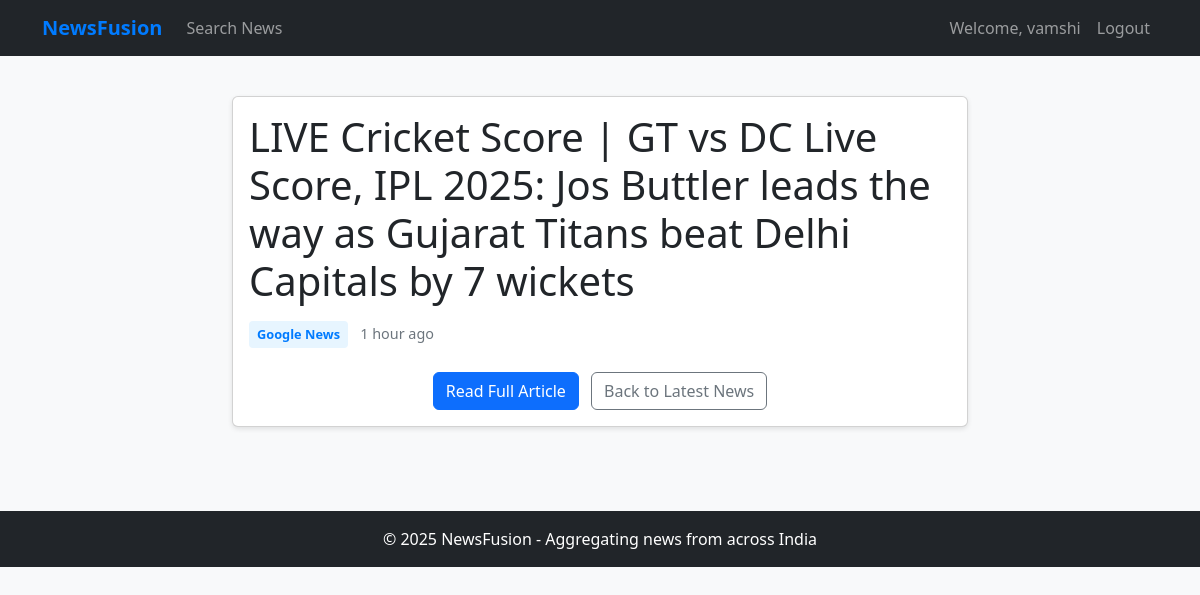
Screenshot of /article/2/ (signed in) with the database file from the repository.
### newsapp/models.py (models this page shows, shortened)
class Article(models.Model):
    title = models.CharField(max_length=255)
    summary = models.TextField(blank=True, null=True)
    url = models.URLField(max_length=500)
    source = models.CharField(max_length=100)  # Publisher name
    published_time = models.CharField(max_length=100, blank=True, null=True)
    keyword = models.CharField(max_length=100, blank=True, null=True)
    content_hash = models.CharField(max_length=64, unique=True)
    created_at = models.DateTimeField(auto_now_add=True)
    class Meta:
        ordering = ['-created_at']
        indexes = [
            models.Index(fields=['keyword']),
            models.Index(fields=['content_hash']),
        ]

### newsapp/views.py (the view)
# urls.py: path('article/<int:article_id>/', views.google_news_detail, name='article_detail'),
def google_news_detail(request, article_id):
    article = get_object_or_404(Article, id=article_id)
    keyword = request.GET.get('q', '')
    context = {
        'article': article,
        'keyword': keyword,
        'from_search': bool(keyword)
    }
    return render(request, 'newsapp/google_news_detail.html', context)

### templates/newsapp/google_news_detail.html (shortened to what this page needs)
{% extends "base.html" %}
{% block content %}
<div class="row justify-content-center">
    <div class="col-md-8">
        <div class="card">
            <div class="card-body">
                <h1 class="card-title mb-3">{{ article.title }}</h1>
                <div class="mb-4">
                    <span class="news-source">{{ article.source }}</span>
                    {% if article.published_time %}
                    <span class="news-date ms-2">{{ article.published_time }}</span>
                    {% endif %}
                </div>
                <div class="text-center mt-4">
                    <a href="{{ article.url }}" target="_blank" class="btn btn-primary">Read Full Article</a>
                    {% if from_search %}
                    <a href="{% url 'search' %}?q={{ keyword }}" class="btn btn-outline-secondary ms-2">Back to Search</a>
                    {% else %}
                    <a href="{% url 'index' %}" class="btn btn-outline-secondary ms-2">Back to Latest News</a>
                    {% endif %}
                </div>
            </div>
        </div>
    </div>
</div>
{% endblock %}

### templates/base.html (shortened to what this page needs)
<!DOCTYPE html>
<html lang="en">
<head>
    <link href="https://cdn.jsdelivr.net/npm/bootstrap@5.3.0-alpha1/dist/css/bootstrap.min.css" rel="stylesheet">
    {% load static %}
    <link href="{% static 'css/style.css' %}" rel="stylesheet">
</head>
<body>
    <nav class="navbar navbar-expand-lg navbar-dark bg-dark fixed-top">
        <div class="container">
            <a class="navbar-brand" href="{% url 'index' %}">NewsFusion</a>
            <div class="collapse navbar-collapse" id="navbarNav">
                <ul class="navbar-nav me-auto">
                    {% if user.is_authenticated %}
                    <li class="nav-item">
                        <a class="nav-link" href="{% url 'search' %}">Search News</a>
                    </li>
                    {% endif %}
                </ul>
                <ul class="navbar-nav ms-auto">
                    {% if user.is_authenticated %}
                    <li class="nav-item">
                        <span class="nav-link">Welcome, {{ user.username }}</span>
                    </li>
                    <li class="nav-item">
                        <a class="nav-link" href="{% url 'logout' %}">Logout</a>
                    </li>
                    {% endif %}
                </ul>
            </div>
        </div>
    </nav>
    <main class="container mt-4 py-3">
        {% block content %}{% endblock %}
    </main>
    <footer class="bg-dark text-white text-center py-3 mt-5">
        <div class="container">
            <p class="mb-0">© 2025 NewsFusion - Aggregating news from across India</p>
        </div>
    </footer>
</body>
</html>

### static/css/style.css (style rules this page uses)
.card { transition: transform 0.3s ease, box-shadow 0.3s ease; }
.news-source { display: inline-block; background-color: #e7f5ff; color: #0d6efd; padding: 0.25rem 0.5rem; border-radius: 0.25rem; font-size: 0.8rem; font-weight: bold; }
.news-date { font-size: 0.8rem; color: #6c757d; }
footer { margin-top: 3rem; padding: 1.5rem 0; background-color: #212529; color: white; }

### templates/base.html (style rules this page uses)
body { padding-top: 56px; background-color: #f8f9fa; }
.navbar-brand { font-weight: bold; color: #007bff !important; }
.card { margin-bottom: 20px; box-shadow: 0 2px 5px rgba(0,0,0,0.1); transition: all 0.3s; }
.news-date { color: #6c757d; font-size: 0.9rem; }
.news-source { font-weight: bold; color: #007bff; }

### rows the page displays
Article: title "LIVE Cricket Score | GT vs DC Live Score, IPL 2025: Jos Buttler leads the way as Gujarat Titans beat Delhi Capitals by 7 wickets", source "Google News", published_time "1 hour ago"

### other values shown
{{ user.username }} "vamshi"
